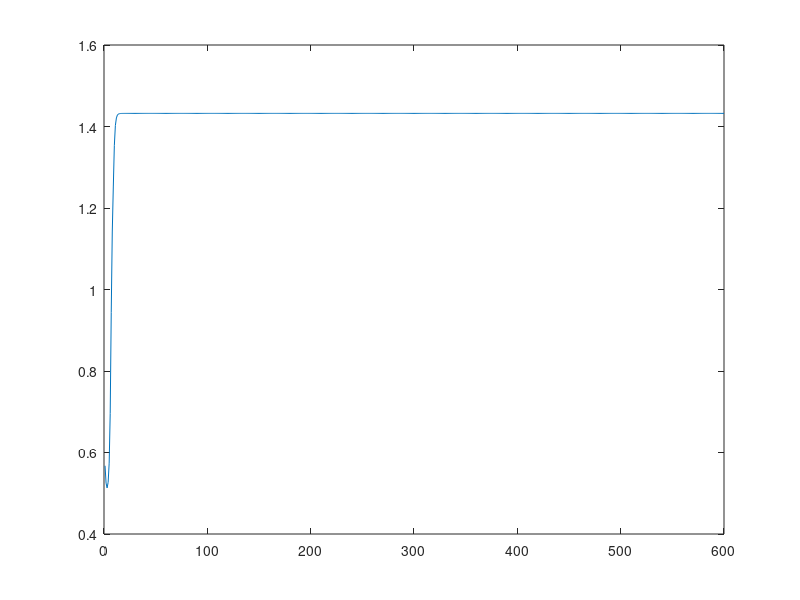
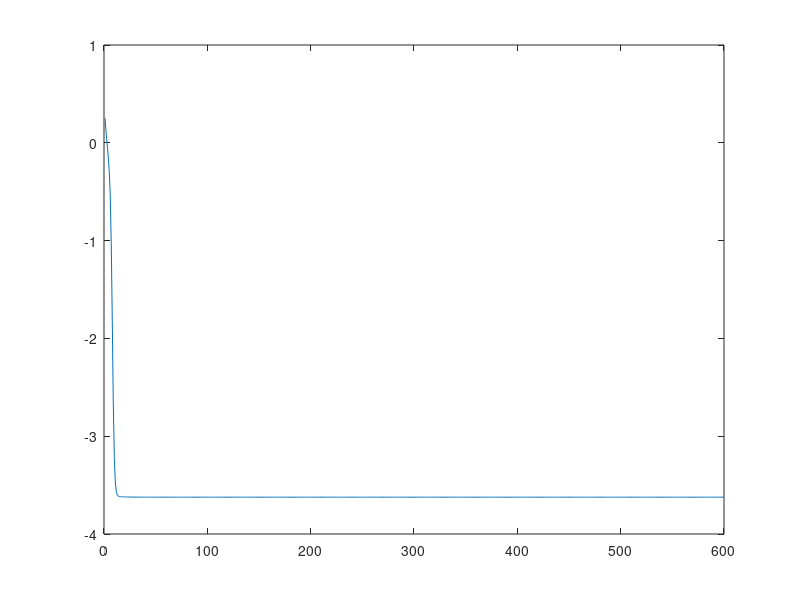
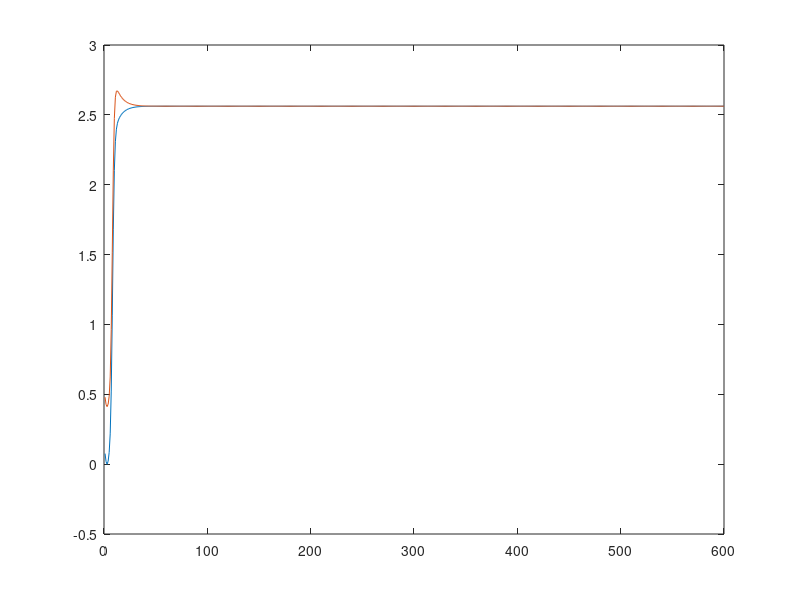
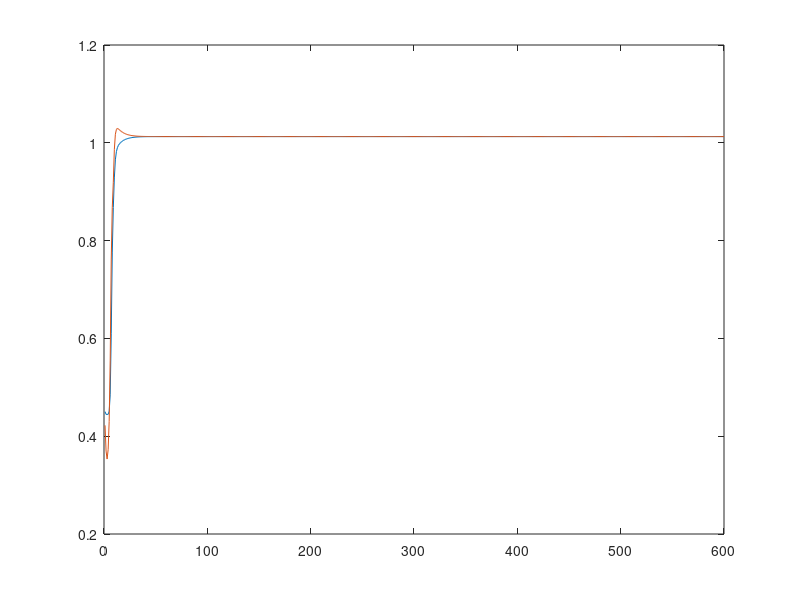

Source code (MATLAB) for these figures, in order:
clc
%%
in = zeros(0,100);
out = zeros(0,100);
j = 1;
for i=0:0.02:2
    in(j) = i;
    out(j) = humps(i);
    j = j+1;
end
%%

max_in = max(in);
max_out = max(out);

% if max_in > 1
%     in = in/max_in;
% end
% if max_out > 1
%     out = out/max_out;
% end
%%
data = randperm(100);
data_train = data(1: 70);
data_test1 = data(71: 80);
data_test2 = data(81: 90);
data_test3 = data(91: 100);
%%
% epsilon_test1 = 0.001;
epoch = 600;
max_n = 10;
err_2 = zeros(1,max_n - 2);

%%

%%
eta=0.005;
alpha=0.5;
betha=0.5;

n1=6;
%%

w1=rand(1,n1);
w2=rand(1,n1);
au=rand(1,n1);
al=rand(1,n1);
bu=rand(1,n1);
bl=rand(1,n1);

w2_plot =zeros(epoch,n1);
w1_plot =zeros(epoch,n1);
au_plot =zeros(epoch,n1);
al_plot =zeros(epoch,n1);
bu_plot =zeros(epoch,n1);
bl_plot =zeros(epoch,n1);
for j = 1:epoch
    for i = 1:length(data_train)
        d = out(data_train(i));
        x= in(data_train(i));
        
        net1 = w1*x';
        
        
        
        o1u = max(au.*tanh(bu.*net1),al.*tanh(bl.*net1));
        o1l = min(au.*tanh(bu.*net1),al.*tanh(bl.*net1));
        
        o1=(o1u+o1l)/2;
        
        net2=w2*o1';
        o2=net2;
        
        e = d - o2;
        
        
        
        
        gr_E_w2 = -1*e*1*o1;
        gr_E_w1 =e*(-1)*1*w2*0.5*(-1).*au.*bu.*(tanh(bu.*net1).^2-1)*x+e*(-1)*1*w2*0.5*(-1).*al.*bl.*(tanh(bl.*net1).^2-1)*x;
        gr_E_au =e*(-1)*1*w2*0.5.*tanh(bu.*net1);
        gr_E_al =e*(-1)*1*w2*0.5.*tanh(bl.*net1);
        gr_E_bu =e*(-1)*1*w2*0.5*(-1).*au.*net1.*(tanh(bu.*net1).^2-1);
        gr_E_bl =e*(-1)*1*w2*0.5*(-1).*al.*net1.*(tanh(bl.*net1).^2-1);
        
        w2 = w2 - eta*gr_E_w2;
        w1 = w1 - eta*gr_E_w1;
        au = au - eta*gr_E_au;
        al = al - eta*gr_E_al;
        bu = bu - eta*gr_E_bu;
        bl = bl - eta*gr_E_bl;
        
        
    end
    w2_plot(j,:)=w2;
    w1_plot(j,:)=w1;
    au_plot(j,:)=au;
    al_plot(j,:)=al;
    bu_plot(j,:)=bu;
    bl_plot(j,:)=bl;
end
j=1:epoch;
figure('Name','weight1','NumberTitle','off');
plot(j,w1_plot(1:epoch,1));
figure('Name','weight2','NumberTitle','off');
plot(j,w2_plot(1:epoch,1));
figure('Name','a','NumberTitle','off');
plot(j,au_plot(1:epoch,1));
hold on
plot(j,al_plot(1:epoch,1));
hold off
figure('Name','b','NumberTitle','off');
plot(j,bu_plot(1:epoch,1));
hold on
plot(j,bl_plot(1:epoch,1));
hold off

figure('Name','realVSestimation','NumberTitle','off');
for i = 1:length(in)
    
    x= in(i);
    
    net1 = w1*x';

    o1u = max(au.*tanh(bu.*net1),al.*tanh(bl.*net1));
    o1l = min(au.*tanh(bu.*net1),al.*tanh(bl.*net1));
    
    o1=(o1u+o1l)/2;
    
    net2=w2*o1';
    o2=net2;

    
    plot (in(i),o2)
    hold on
end
plot(in,out,'-')
hold off

%%


